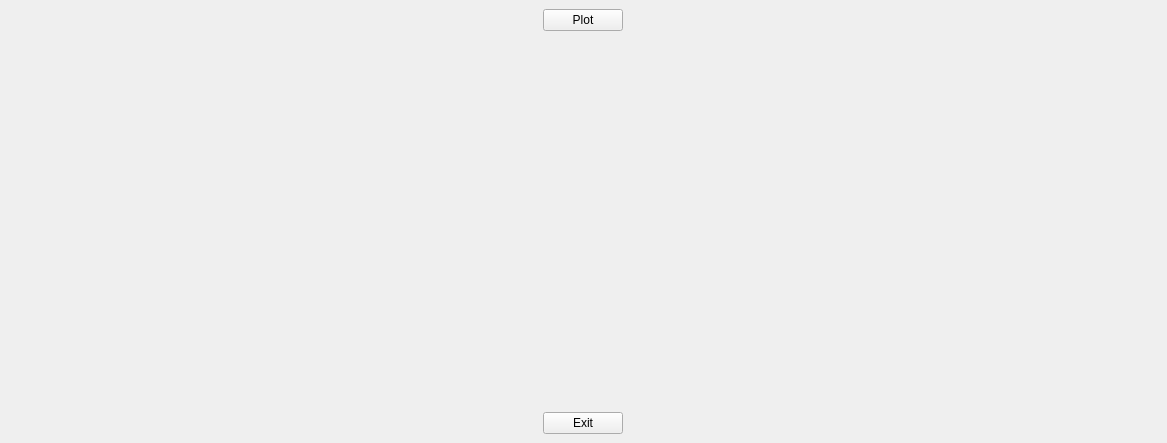
<?xml version="1.0" encoding="UTF-8"?>
<ui version="4.0">
 <class>MainWindow</class>
 <widget class="QMainWindow" name="MainWindow">
  <property name="geometry">
   <rect>
    <x>0</x>
    <y>0</y>
    <width>1167</width>
    <height>443</height>
   </rect>
  </property>
  <property name="windowTitle">
   <string>MainWindow</string>
  </property>
  <widget class="QWidget" name="centralwidget">
   <layout class="QGridLayout" name="gridLayout_2">
    <item row="0" column="0">
     <layout class="QVBoxLayout" name="verticalLayout_6">
      <item>
       <layout class="QHBoxLayout" name="horizontalLayout_16">
        <property name="sizeConstraint">
         <enum>QLayout::SetFixedSize</enum>
        </property>
        <item>
         <layout class="QVBoxLayout" name="verticalLayout">
          <item>
           <layout class="QHBoxLayout" name="horizontalLayout_4">
            <item>
             <widget class="QPushButton" name="startbutton">
              <property name="sizePolicy">
               <sizepolicy hsizetype="Fixed" vsizetype="Fixed">
                <horstretch>0</horstretch>
                <verstretch>0</verstretch>
               </sizepolicy>
              </property>
              <property name="text">
               <string>Plot</string>
              </property>
             </widget>
            </item>
           </layout>
          </item>
         </layout>
        </item>
       </layout>
      </item>
      <item>
       <layout class="QVBoxLayout" name="verticalLayout_5">
        <item>
         <widget class="PlotWidget" name="plotWidget" native="true">
          <property name="sizePolicy">
           <sizepolicy hsizetype="Expanding" vsizetype="Preferred">
            <horstretch>0</horstretch>
            <verstretch>0</verstretch>
           </sizepolicy>
          </property>
          <property name="minimumSize">
           <size>
            <width>0</width>
            <height>300</height>
           </size>
          </property>
         </widget>
        </item>
        <item>
         <layout class="QHBoxLayout" name="horizontalLayout_3"/>
        </item>
        <item>
         <layout class="QHBoxLayout" name="horizontalLayout_17">
          <property name="spacing">
           <number>0</number>
          </property>
          <item>
           <widget class="QPushButton" name="exitbutton">
            <property name="sizePolicy">
             <sizepolicy hsizetype="Fixed" vsizetype="Fixed">
              <horstretch>0</horstretch>
              <verstretch>0</verstretch>
             </sizepolicy>
            </property>
            <property name="text">
             <string>Exit</string>
            </property>
           </widget>
          </item>
         </layout>
        </item>
       </layout>
      </item>
     </layout>
    </item>
   </layout>
  </widget>
 </widget>
 <customwidgets>
  <customwidget>
   <class>PlotWidget</class>
   <extends>QWidget</extends>
   <header location="global">pyqtgraph</header>
   <container>1</container>
  </customwidget>
 </customwidgets>
 <resources/>
 <connections/>
</ui>
